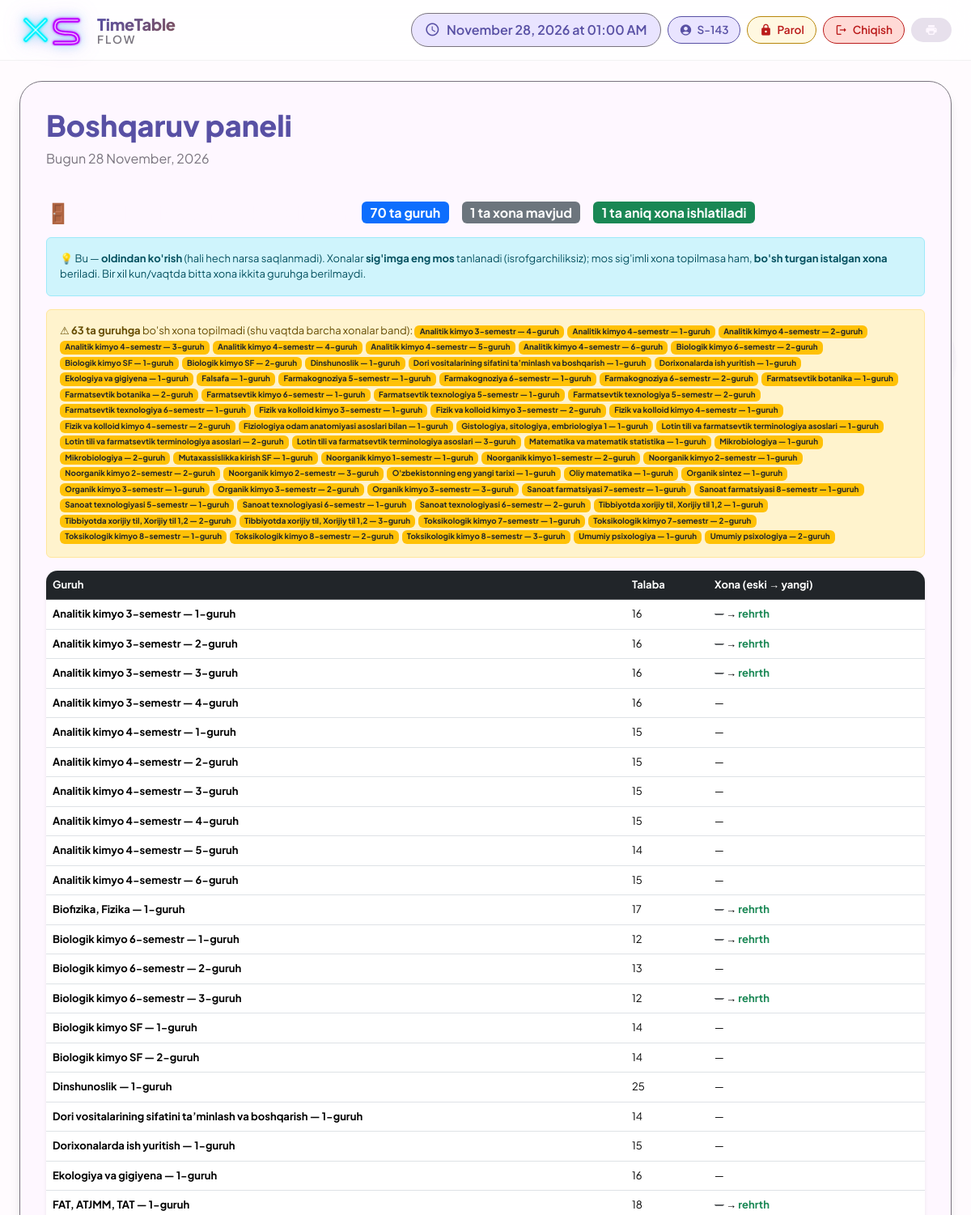
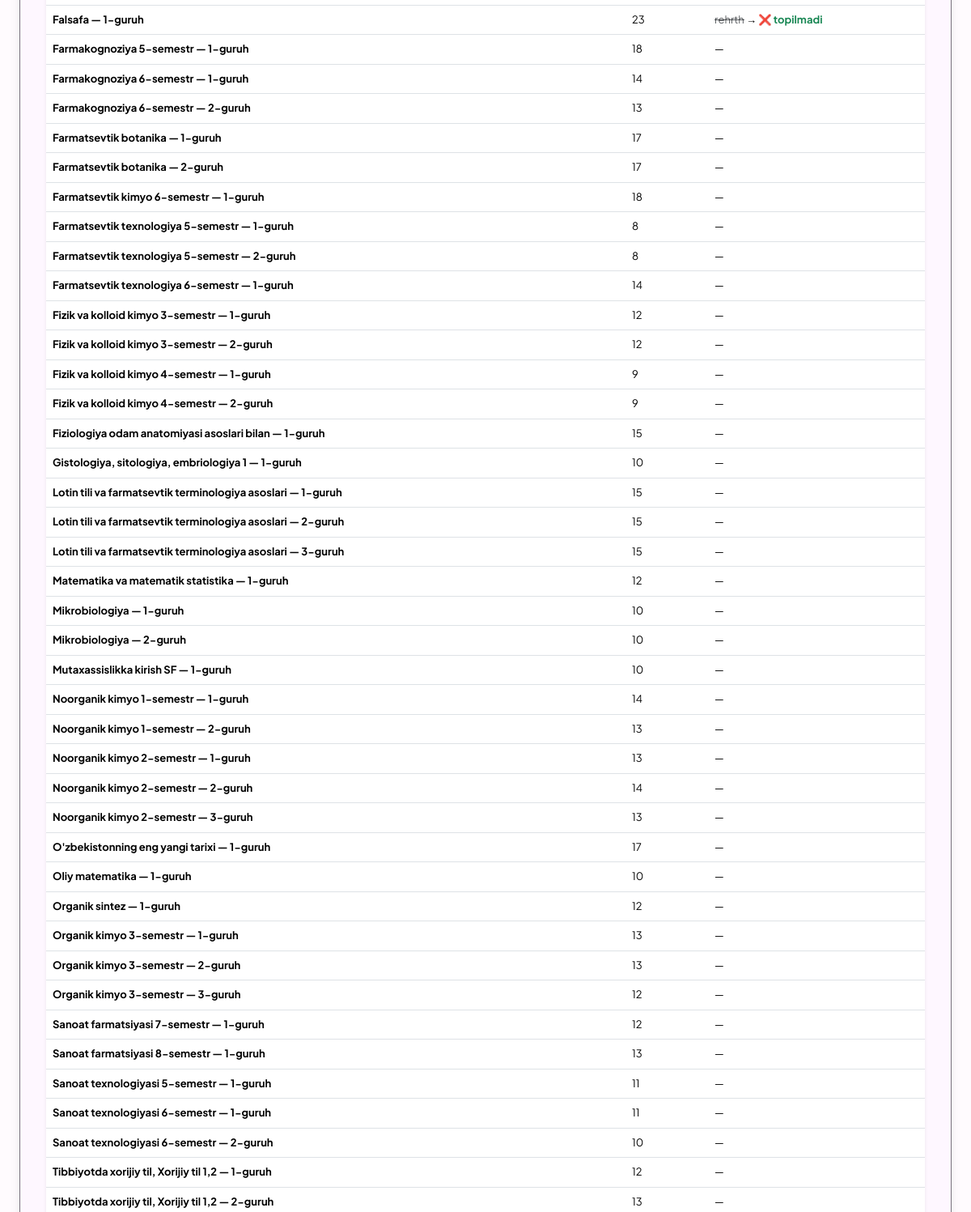
Before: /raspisaniya/auto-assign-rooms/ (signed in, upper part) with the older database file (2 pictures, top to bottom).
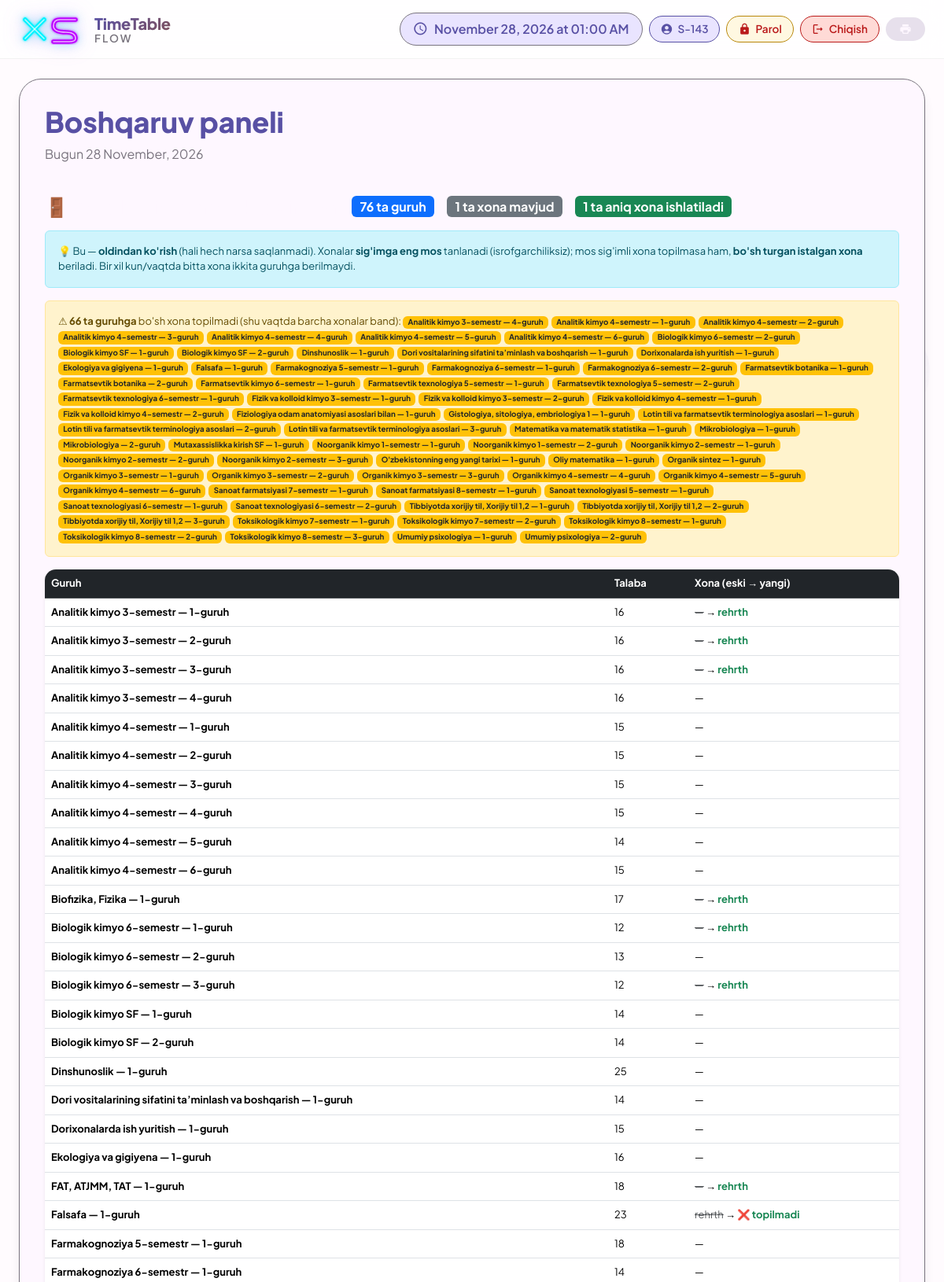
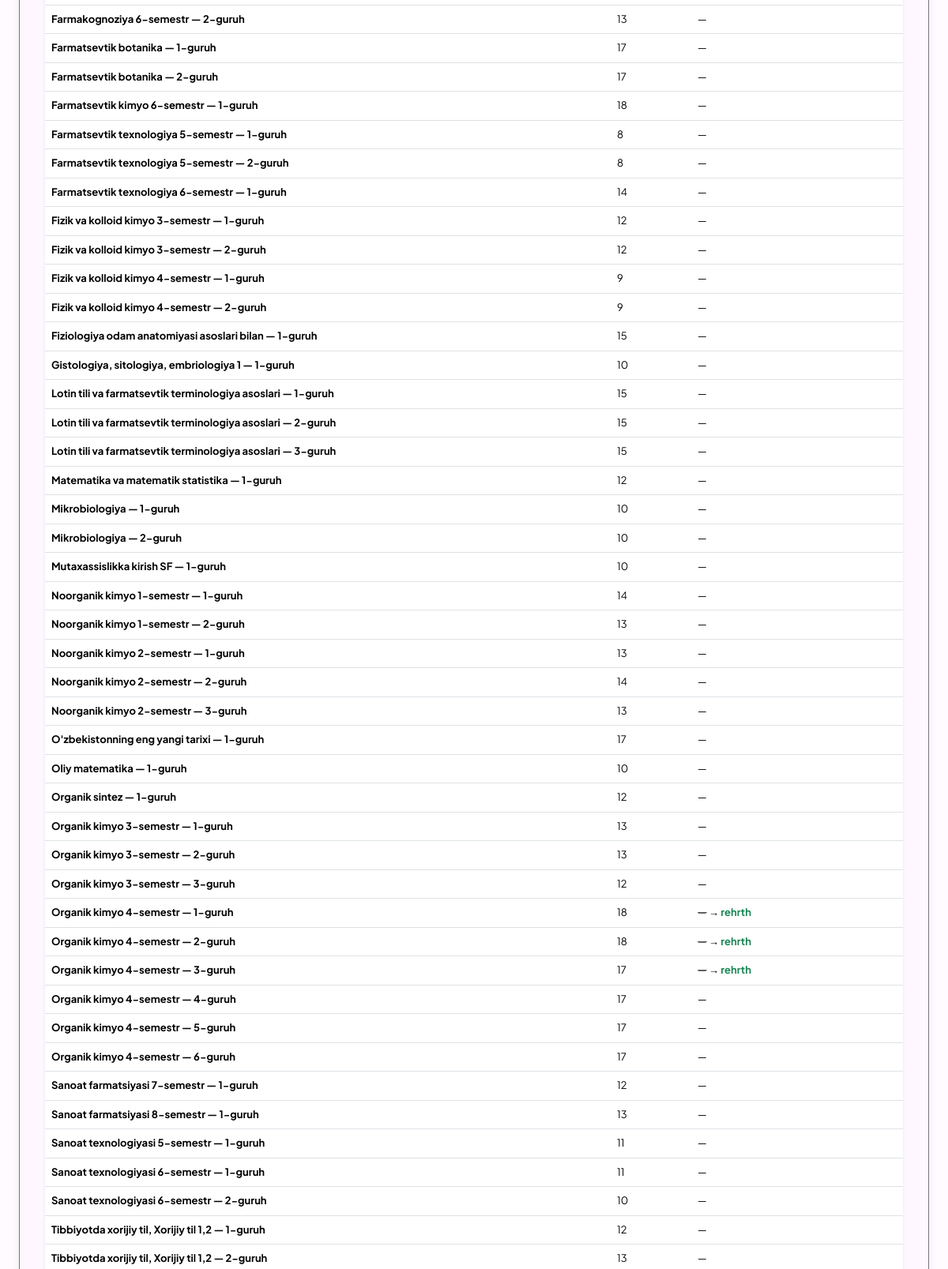
After: the same page with the newer database file (2 pictures, top to bottom).
### raspisaniya/models.py (models this page shows, shortened)
class CourseGroup(models.Model):
    course = models.ForeignKey(Course, on_delete=models.CASCADE, related_name='groups')
    teacher = models.ForeignKey(Teacher, on_delete=models.SET_NULL, null=True, blank=True)
    students = models.ManyToManyField(Student, blank=True)
    group_number = models.PositiveIntegerField(default=1)
    start_time = models.TimeField(null=True, blank=True)
    weekdays = models.JSONField(default=list, blank=True)
    language = models.CharField(max_length=10, choices=LANGUAGE_CHOICES, default='uz')
    is_scheduled = models.BooleanField(default=False)
    room = models.ForeignKey('Room', null=True, blank=True, on_delete=models.SET_NULL)
    teacher_can_edit = models.BooleanField(default=False)  # Admin ruxsat bergan
    display_col = models.PositiveIntegerField(null=True, blank=True)  # Haftalik jadval ustuni (N-QATOR) — admin qo'lda tortib qo'ygan ustun raqami
    def __str__(self):
        return f"{self.course.subject} — {self.group_number}-guruh"

class Course(models.Model):
    subject = models.ForeignKey(Subject, on_delete=models.CASCADE)
    start_date = models.DateField()
    end_date = models.DateField()
    total_lessons = models.PositiveIntegerField()
    lessons_per_week = models.PositiveIntegerField()
    lesson_duration = models.PositiveIntegerField(default=80)
    include_saturday = models.BooleanField(default=False)
    preferred_weekdays = models.JSONField(default=list, blank=True)

class Subject(models.Model):
    name = models.CharField(max_length=100, unique=True)
    def __str__(self):
        return self.name

class Room(models.Model):
    name = models.CharField(max_length=100)
    capacity = models.PositiveIntegerField(default=30)
    def __str__(self):
        return self.name
    class Meta:
        ordering = ['name']

### raspisaniya/views/schedule.py (the view, shortened to what this page needs)
# urls.py: path('auto-assign-rooms/', views.auto_assign_rooms, name='auto_assign_rooms'),
@login_required
def auto_assign_rooms(request):
    scheduled_groups = list(
        CourseGroup.objects.filter(is_scheduled=True)
        .select_related('course__subject', 'room')
        .prefetch_related('students')
        .order_by('course__subject__name', 'group_number')
    )
    group_slots = defaultdict(set)
    for sc in GroupSchedule.objects.filter(group__in=scheduled_groups).only('group_id', 'date', 'start_time'):
        group_slots[sc.group_id].add((sc.date, sc.start_time))
    all_rooms = list(Room.objects.all())
    if not all_rooms:
        messages.error(request, "❌ Tizimda hech qanday xona mavjud emas. Avval 'Xonalar' sahifasidan xona qo'shing.")
        return redirect('room_list')
    room_busy = defaultdict(set)
    room_used_count = defaultdict(int)
    room_assignment = {}
    unassigned_room_groups = []
    for grp in scheduled_groups:
        need = grp.students.count()
        my_slots = group_slots.get(grp.pk, set())
        fitting = []
        any_free = []
        for r in all_rooms:
            if room_busy[r.id] & my_slots:
                continue
            any_free.append(r)
            if r.capacity >= need:
                fitting.append(r)
        pool = fitting if fitting else any_free
        if pool:
            pool.sort(key=lambda r: (room_used_count[r.id] == 0, abs(r.capacity - need)))
            chosen = pool[0]
            room_assignment[grp.pk] = chosen
            room_busy[chosen.id] |= my_slots
            room_used_count[chosen.id] += 1
        else:
            room_assignment[grp.pk] = None
            unassigned_room_groups.append(grp)
    preview = []
    for grp in scheduled_groups:
        preview.append({
            'group': grp,
            'old_room': grp.room,
            'new_room': room_assignment.get(grp.pk),
        })
    distinct_rooms_used = sum(1 for c in room_used_count.values() if c > 0)
    return render(request, 'raspisaniya/auto_assign_rooms.html', {
        'preview': preview,
        'total_groups': len(scheduled_groups),
        'total_rooms': len(all_rooms),
        'distinct_rooms_used': distinct_rooms_used,
        'unassigned_room_groups': unassigned_room_groups,
    })

### templates/raspisaniya/auto_assign_rooms.html (shortened to what this page needs)
{% extends "raspisaniya/base.html" %}
{% block content %}
<div class="d-flex align-items-center gap-3 mb-3 flex-wrap">
    <h4 class="mb-0 fw-bold">🚪 Xonalarni avtomatik tayinlash</h4>
    <span class="badge bg-primary fs-6">{{ total_groups }} ta guruh</span>
    <span class="badge bg-secondary fs-6">{{ total_rooms }} ta xona mavjud</span>
    <span class="badge bg-success fs-6">{{ distinct_rooms_used }} ta aniq xona ishlatiladi</span>
</div>
<div class="alert alert-info" style="font-size:13px;">
    💡 Bu — <strong>oldindan ko'rish</strong> (hali hech narsa saqlanmadi). Xonalar
    <strong>sig'imga eng mos</strong> tanlanadi (isrofgarchiliksiz); mos sig'imli xona
    topilmasa ham, <strong>bo'sh turgan istalgan xona</strong> beriladi. Bir xil
    kun/vaqtda bitta xona ikkita guruhga berilmaydi.
</div>
{% if unassigned_room_groups %}
<div class="alert alert-warning" style="font-size:13px;">
    ⚠ <strong>{{ unassigned_room_groups|length }} ta guruhga</strong> bo'sh xona topilmadi
    (shu vaqtda barcha xonalar band):
    {% for g in unassigned_room_groups %}<span class="badge bg-warning text-dark me-1">{{ g }}</span>{% endfor %}
</div>
{% endif %}
<div class="card border-0 shadow-sm mb-4" style="border-radius:14px;overflow:hidden;">
  <div class="table-responsive">
    <table class="table table-hover align-middle mb-0" style="font-size:13px;">
        <thead class="table-dark">
            <tr>
                <th>Guruh</th>
                <th>Talaba</th>
                <th>Xona (eski → yangi)</th>
            </tr>
        </thead>
        <tbody>
            {% for row in preview %}
            <tr>
                <td class="fw-bold">{{ row.group }}</td>
                <td>{{ row.group.students.count }}</td>
                <td>
                    {% if row.old_room != row.new_room %}
                        <span class="text-muted text-decoration-line-through">{{ row.old_room|default:"—" }}</span>
                        →
                        <span class="fw-bold text-success">{{ row.new_room|default:"❌ topilmadi" }}</span>
                    {% else %}
                        {{ row.new_room|default:"—" }}
                    {% endif %}
                </td>
            </tr>
            {% endfor %}
        </tbody>
    </table>
  </div>
</div>
{% endblock %}

### templates/raspisaniya/base.html (shortened to what this page needs)
{% load static %}
<!DOCTYPE html>
<html lang="uz">
<head>
    <link href="https://cdn.jsdelivr.net/npm/bootstrap@5.3.2/dist/css/bootstrap.min.css" rel="stylesheet">
</head>
<body>
    <div class="bubbles" id="bubbles"></div>
    <div class="app-bar" id="appBar">
        <div class="container-fluid px-4">
            <div class="d-flex justify-content-between align-items-center">
                <div class="d-flex align-items-center gap-3">
                    <a href="{% url 'reset_database' %}" class="xs-main-logo" title="Reset Database" style="text-decoration: none; display: inline-block;">
                    </a>
                    <a href="{% url 'lesson_list' %}" class="text-decoration-none">
                        <div style="line-height:1.15;">
                            <div style="font-size:1.25rem;font-weight:800;background:linear-gradient(135deg,var(--md-primary),var(--md-tertiary));-webkit-background-clip:text;-webkit-text-fill-color:transparent;letter-spacing:-0.3px;">TimeTable</div>
                            <div style="font-size:0.85rem;font-weight:600;color:var(--md-outline);letter-spacing:2px;text-transform:uppercase;">Flow</div>
                        </div>
                    </a>
                </div>
                <div class="d-flex gap-2 align-items-center flex-wrap">
                    <div class="current-time d-none d-lg-flex">
                        <span class="material-icons-round">schedule</span>
                        <span id="timeDisplay">--:--</span>
                    </div>
                    {% if user.is_authenticated %}
                    <div class="user-chip">
                        <span class="material-icons-round">
                        </span>
                        <span>{{ user.get_full_name|default:user.username }}</span>
                    </div>
                    <a href="{% url 'change_password' %}" class="logout-chip d-none d-lg-inline-flex" style="background:#fff8e1; color:#b8860b; border-color:#b8860b;">
                        <span class="material-icons-round">lock</span>Parol
                    </a>
                    <a href="{% url 'logout' %}" class="logout-chip d-none d-lg-inline-flex">
                        <span class="material-icons-round">logout</span>Chiqish
                    </a>
                    {% endif %}
                    <button class="md-chip" onclick="window.print()">
                        <span class="material-icons-round">print</span>
                    </button>
                </div>
            </div>
        </div>
    </div>
    <div class="container-fluid px-4">
        <div class="md-surface">
            <div class="d-flex justify-content-between align-items-center mb-4">
                <div>
                    <h1 class="display-small d-inline-flex align-items-center gap-2">
                        {% block page_title %}Boshqaruv paneli{% endblock %}
                    </h1>
                    <p class="body-large">{% block page_subtitle %}Bugun {% now "j F, Y" %}{% endblock %}</p>
                </div>
            </div>
            {% block content %}{% endblock %}
        </div>
    </div>
</body>
</html>

### templates/raspisaniya/base.html (style rules this page uses)
* { margin: 0; padding: 0; box-sizing: border-box; }
:root { --md-primary: #5850a4; --md-primary-container: #e9e4ff; --md-secondary: #625b71; --md-secondary-container: #e8def8; --md-tertiary: #7d5260; --md-tertiary-container: #ffd8e4; --md-surface: #fef7ff; --md-surface-variant: #e7e0ec; --md-background: #fffbfe; --md-error: #ba1a1a; --md-error-container: #ffdad6; --md-outline: #79747e; --md-shadow: 0 4px 6px -2px rgba(0,0,0,0.05), 0 10px 15px -3px rgba(0,0,0,0.1); }
body { font-family: 'Plus Jakarta Sans', sans-serif; background: var(--md-background); color: var(--md-surface); transition: all 0.3s ease; min-height: 100vh; position: relative; }
.bubbles { position: fixed; width: 100%; height: 100%; z-index: -1; overflow: hidden; top: 0; left: 0; }
.app-bar { background: rgba(255,255,255,0.8); backdrop-filter: blur(20px); -webkit-backdrop-filter: blur(20px); border-bottom: 1px solid rgba(0,0,0,0.05); padding: 1rem 0; position: fixed; width: 100%; top: 0; z-index: 1000; transition: all 0.3s ease; }
.user-chip { display: inline-flex; align-items: center; gap: 6px; padding: 6px 14px; border-radius: 40px; background: var(--md-primary-container); color: var(--md-primary) !important; font-weight: 600; font-size: 0.85rem; border: 1px solid var(--md-primary); }
.user-chip .material-icons-round { font-size: 1rem; color: inherit; }
.logout-chip { display: inline-flex; align-items: center; gap: 6px; padding: 6px 14px; border-radius: 40px; background: #ffdad6; color: #ba1a1a !important; font-weight: 600; font-size: 0.85rem; border: 1px solid #ba1a1a; text-decoration: none; transition: all 0.2s ease; }
.logout-chip .material-icons-round { font-size: 1rem; color: inherit; }
.xs-main-logo { display: inline-flex; text-decoration: none; transition: transform 0.25s cubic-bezier(0.4,0,0.2,1), filter 0.25s ease; filter: drop-shadow(0 0 6px rgba(34,211,238,0.4)) drop-shadow(0 0 12px rgba(168,85,247,0.3)); }
.current-time { display: flex; align-items: center; gap: 8px; padding: 8px 16px; background: var(--md-primary-container); border-radius: 32px; color: var(--md-primary); font-weight: 600; border: 1px solid var(--md-outline); }
.current-time .material-icons-round { font-size: 1.2rem; }
.md-surface { background: var(--md-surface); border-radius: 28px; box-shadow: var(--md-shadow); padding: 2rem; margin-top: 100px; margin-bottom: 2rem; border: 1px solid var(--md-outline); transition: all 0.3s ease; animation: surfaceAppear 0.6s ease; }
.md-chip { display: inline-flex; align-items: center; gap: 8px; padding: 6px 16px; border-radius: 32px; background: var(--md-surface-variant); color: var(--md-surface); font-size: 0.9rem; font-weight: 500; border: 1px solid transparent; transition: all 0.2s ease; cursor: pointer; }
.md-chip .material-icons-round { font-size: 1rem; }
.display-small { font-size: 2.25rem; font-weight: 800; line-height: 1.2; color: var(--md-primary); }
.body-large { font-size: 1rem; line-height: 1.5; color: var(--md-outline); }

Changed rows visible on the page:
added CourseGroup: course+group_number "Organik kimyo 4-semestr — 4-guruh", group "Organik kimyo 4-semestr — 4-guruh", group.students.count "17", new_room "—"
added CourseGroup: course+group_number "Organik kimyo 4-semestr — 5-guruh", group "Organik kimyo 4-semestr — 5-guruh", group.students.count "17", new_room "—"
added CourseGroup: course+group_number "Organik kimyo 4-semestr — 6-guruh", group "Organik kimyo 4-semestr — 6-guruh", group.students.count "17", new_room "—"
added CourseGroup: group "Organik kimyo 4-semestr — 1-guruh", group.students.count "18", old_room "—", new_room "rehrth"
added CourseGroup: group "Organik kimyo 4-semestr — 2-guruh", group.students.count "18", old_room "—", new_room "rehrth"
added CourseGroup: group "Organik kimyo 4-semestr — 3-guruh", group.students.count "17", old_room "—", new_room "rehrth"
Other visible differences:
{{ total_groups }}: "70" → "76"
{{ unassigned_room_groups|length }}: "63" → "66"
